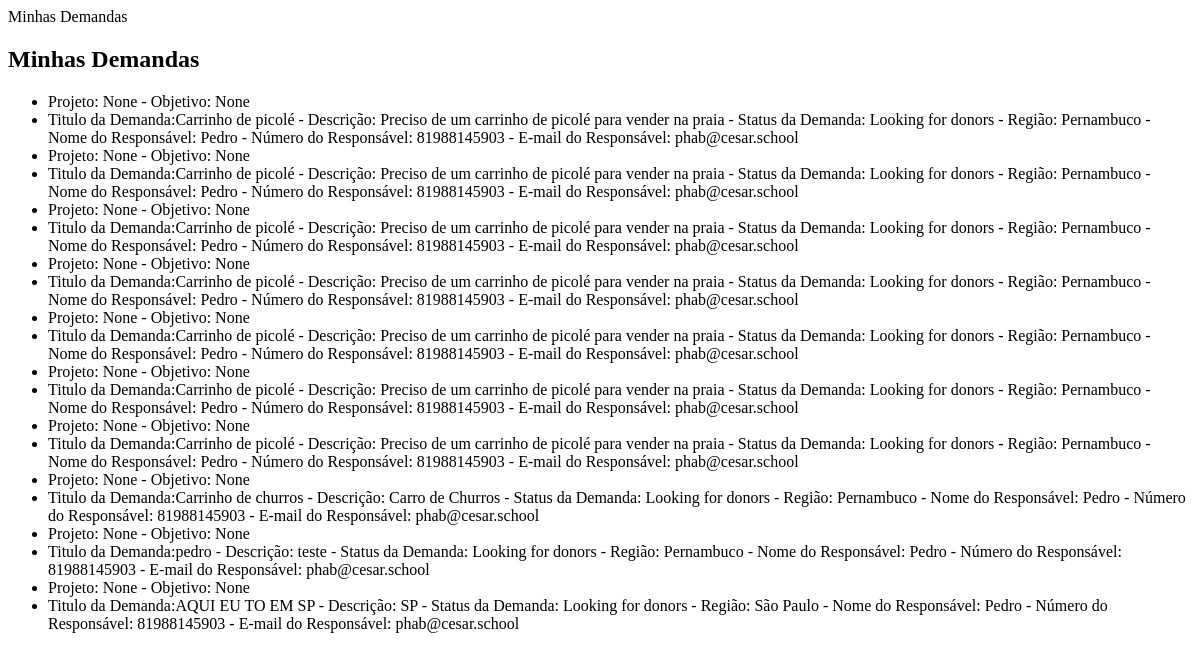
The app's page /mydemands/ (signed in), older data.
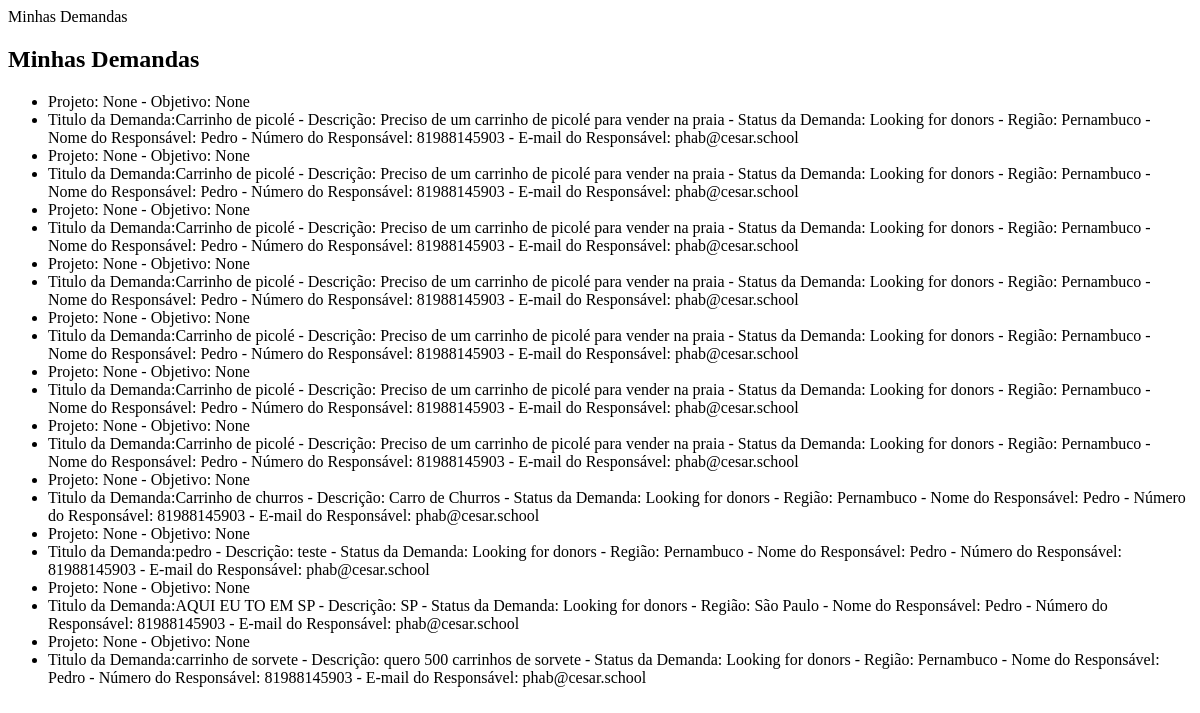
The same page, newer data.
### fullapp/models.py (models this page shows, shortened)
class Demand(models.Model):
    user = models.ForeignKey(User, on_delete=models.CASCADE, null=True, blank=True)
    title = models.CharField(max_length=255, null=True, blank=True)
    description = models.CharField(max_length=255, null=True, blank=True)
    status = models.CharField(choices=get_choices(StatusEnum), default=StatusEnum.LOOKING_FOR_DONORS, max_length=255, null=True, blank=True)
    region = models.CharField(choices=get_choices(RegionEnum), default=RegionEnum.PERNAMBUCO, max_length=255, null=True, blank=True)
    user = models.ForeignKey(User, on_delete=models.CASCADE, null=True, blank=True)

class User(AbstractUser):
    ADMIN = 1
    AMBASSADOR = 2
    USER = 3
    ROLE_CHOICES = (
        (ADMIN, 'Admin'),
        (AMBASSADOR, 'Ambassador'),
        (USER, 'User'),
    )
    role = models.PositiveSmallIntegerField(choices=ROLE_CHOICES, default=USER)
    name = models.CharField(max_length=255, null=True, blank=True)
    phone = models.CharField(max_length=255, null=True, blank=True)
    email = models.CharField(max_length=255, null=True, blank=True)
    password = models.CharField(max_length=255, null=True, blank=True)
    project = models.CharField(max_length=50, null=True, blank=True)
    objective = models.CharField(max_length=255, null=True, blank=True)
    region = models.CharField(choices=get_choices(RegionEnum), default=RegionEnum.PERNAMBUCO, max_length=255, null=True, blank=True)

### fullapp/views.py (the view)
# urls.py: path('mydemands/', my_demands, name='my-demands'),
@login_required
def my_demands(request):
  current_user = request.user
  if current_user.role == 3:
    if request.user.is_authenticated:
        user_demands = Demand.objects.filter(user=request.user)
        return render(request, 'usuario/my_demands.html', {'user_demands': user_demands})
    else:
        return render(request, 'usuario/my_demands.html', {'user_demands': None})
  else:
    return redirect('home')

### fullapp/templates/usuario/my_demands.html (shortened to what this page needs)
{% block content %}
    <h2>Minhas Demandas</h2>
    {% if user_demands %}
        <ul>
            {% for demand in user_demands %}
            <li> Projeto: {{ user.project }} - Objetivo: {{ user.objective }} </li>
            <li>Titulo da Demanda:{{ demand.title }} - Descrição: {{ demand.description }} - Status da Demanda: {{ demand.status }} - Região: {{ demand.region }} - Nome do Responsável: {{ user.name }} - Número do Responsável: {{ user.phone }} - E-mail do Responsável: {{user.email}}</li>
            {% endfor %}
        </ul>
    {% else %}
        <p>Você não tem nenhuma demanda no momento.</p>
    {% endif %}
{% endblock %}

Row changes from the older to the newer data that the page shows:
added Demand: {{ user.project }} "None", {{ user.objective }} "None", title "carrinho de sorvete", description "quero 500 carrinhos de sorvete", status "Looking for donors", region "Pernambuco", {{ user.name }} "Pedro", {{ user.phone }} "81988145903", {{ user.email }} "phab@cesar.school"
